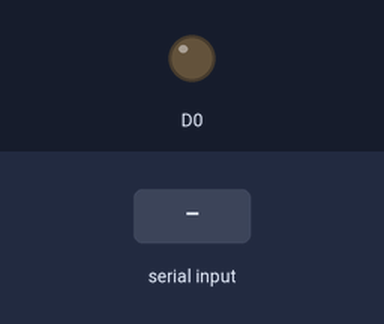
Recording of a sketch running on a simulated ESP8266 (NodeMCU). Parts: output pins drawn as LEDs (lit = HIGH). The inputs (shaded band) are chosen by the test bench.

Above: at 1.2 s.
1.3 s: "a" received over Serial
At 2.5 s:
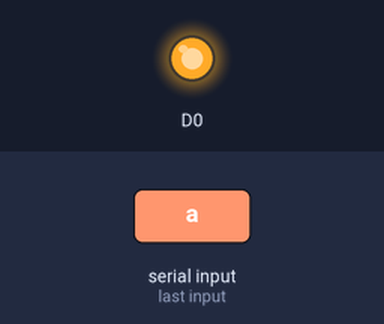
2.8 s: "1" received over Serial
At 3.6 s:
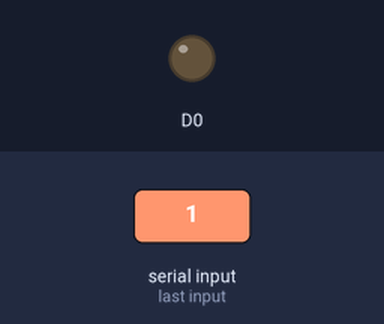
Timing chart, 0 to 5.8 s (numbered marks = the images above; inputs shaded):
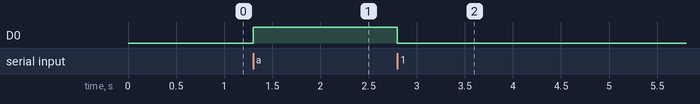

Measured:
- after the input at 1.3 s, D0: LOW → HIGH at once
- after the input at 2.8 s, D0: HIGH → LOW at once

The sketch:

01_UART_comm.ino
```cpp
void setup(){
  Serial.begin(9600);
  pinMode(D0,OUTPUT);
}

void loop(){
  char c;
  if(Serial.available()>0){   // 수신 버퍼에 저장된 바이트 수 반환
    c = Serial.read();	      // 수신 버퍼에서 한 바이트 읽어옴
    if(c=='a'){
      digitalWrite(D0, HIGH);
    }else{
      digitalWrite(D0, LOW);
    }
  }
}
```
